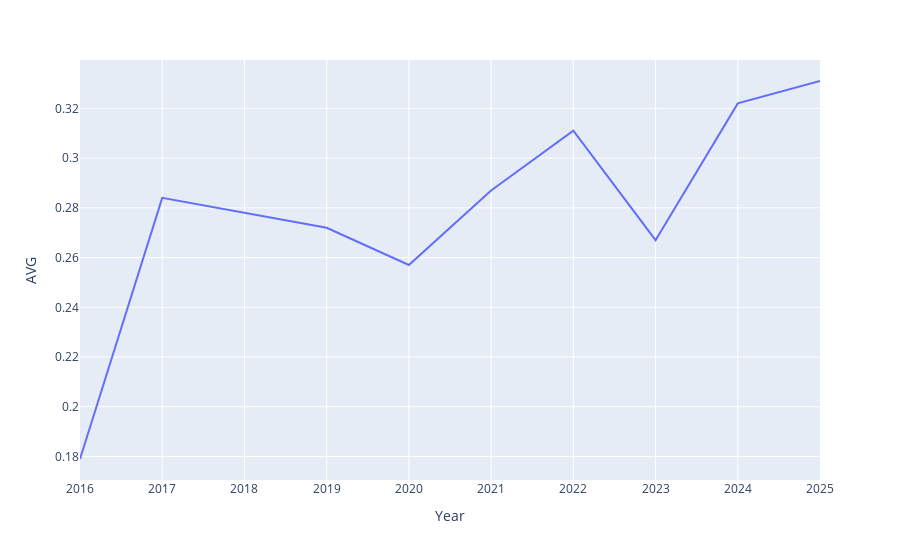

Write notebook code for a chart like this one.
### Code cell
fig = px.line(df[judgefilter],
              x = 'Year',
              y = 'AVG')

fig.show()

### Figure 1 — Plotly figure (JSON) as saved in the notebook; plotly's stock layout.template omitted (floating-point values rounded to 4 significant figures)
{"data": [{"hovertemplate": "Year=%{x}<br>AVG=%{y}<extra></extra>", "legendgroup": "", "line": {"color": "#636efa", "dash": "solid"}, "marker": {"symbol": "circle"}, "mode": "lines", "name": "", "orientation": "v", "showlegend": false, "type": "scatter", "x": [2025, 2024, 2023, 2022, 2021, 2020, 2019, 2018, 2017, 2016], "xaxis": "x", "y": [0.331, 0.322, 0.267, 0.311, 0.287, 0.257, 0.272, 0.278, 0.284, 0.179], "yaxis": "y"}], "layout": {"autosize": true, "legend": {"tracegroupgap": 0}, "margin": {"t": 60}, "xaxis": {"anchor": "y", "autorange": true, "domain": [0, 1], "range": [2016, 2025], "title": {"text": "Year"}, "type": "linear"}, "yaxis": {"anchor": "x", "autorange": true, "domain": [0, 1], "range": [0.1706, 0.3394], "title": {"text": "AVG"}, "type": "linear"}}}
